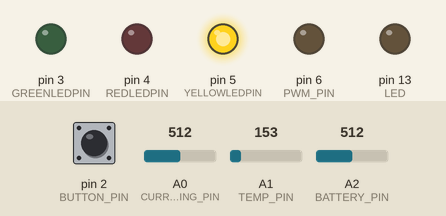
Recording of a sketch running on a simulated Arduino Uno, built with avr-gcc and run on an emulated ATmega328P. On the bench: output pins drawn as LEDs (lit = HIGH). The test bench sets the inputs (shaded band); at power-on: pin 2 (BUTTON_PIN) LOW, A1 (TEMP_PIN) = 153, A0 (CURRENT_SENSING_PIN) = 512, A2 (BATTERY_PIN) = 512. What the sketch prints to the serial monitor is not drawn. At 46.3 s the program stops and its outputs stay as they are.

Above: at 1.2 s.
1.3 s: pin 2 (BUTTON_PIN) pulled HIGH for 0.15 s
At 1.8 s:
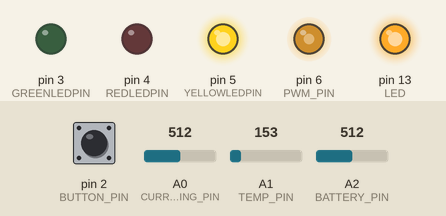
2.9 s: A1 (TEMP_PIN) set to 174
5.5 s: A1 (TEMP_PIN) set to 196
At 7.1 s:
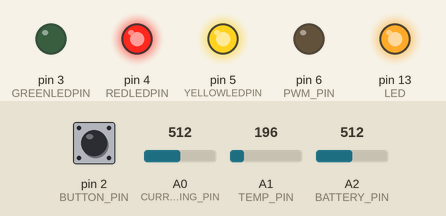
7.5 s: pin 2 (BUTTON_PIN) pulled HIGH for 1 s
At 8.9 s:
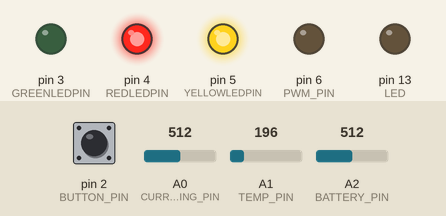
10.0 s: pin 2 (BUTTON_PIN) pulled HIGH for 0.15 s
At 10.8 s:
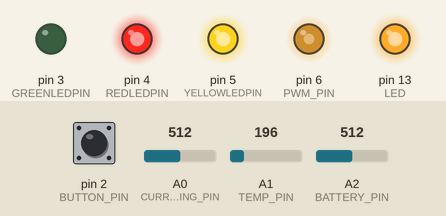
Timing chart, 0 to 47.5 s (numbered marks = the images above; inputs shaded):
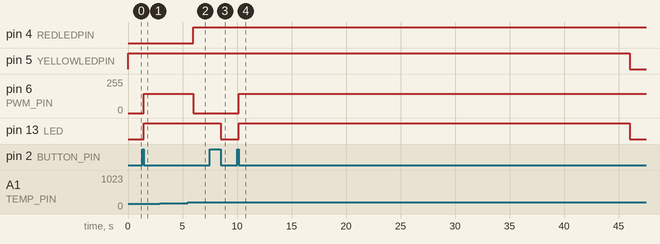

The sketch:

Arduino_BatteryCharger.ino
```cpp
/*
    Name:       Arduino_BatteryCharger.ino
*/

#include "BatteryCharger.h"

BatteryCharger batteryCharger;

void setup()
{
	batteryCharger.initialize();
}

void loop()
{
	batteryCharger.run();
}
```

BatteryCharger.cpp
```cpp
//
//
//

#include "BatteryCharger.h"

BatteryCharger::BatteryCharger()
	: timer(FREQUENCY), oscilloscope(BUTTON_PIN), stop(false), time(0), startTime(0), prevSampling_on(false)
{
	pinMode(REDLEDPIN, OUTPUT);
	pinMode(YELLOWLEDPIN, OUTPUT);
	pinMode(GREENLEDPIN, OUTPUT);
	pinMode(PWM_PIN, OUTPUT);
}

void BatteryCharger::initialize()
{
	digitalWrite(YELLOWLEDPIN, HIGH);
	digitalWrite(GREENLEDPIN, LOW);
	digitalWrite(REDLEDPIN, LOW);
	digitalWrite(PWM_PIN, LOW);
	oscilloscope.initializeSerial();
}

void BatteryCharger::run()
{
	oscilloscope.checkButton();

	if (oscilloscope.getSampling_on())
	{
		if (prevSampling_on != oscilloscope.getSampling_on())
		{ // First time since charger is started?
			// Set charge current
			analogWrite(PWM_PIN, int(round(CHARGE_CURRENT*R_CURRENT_SENSING / 5.0*255.0)));
			startTime = millis();
			prevSampling_on = oscilloscope.getSampling_on();
		}
		if (timer.fire())
		{
			int Current_Sensing_Voltage = analogRead(CURRENT_SENSING_PIN);
			int Battery_Voltage = analogRead(BATTERY_PIN);
			int Battery_Temperature = analogRead(TEMP_PIN);
			double Charge_Current = ((Current_Sensing_Voltage / 1023.0 * 5.0) / R_CURRENT_SENSING) + (Battery_Voltage / 1023.0 * 5.0) / BATTERY_VOLTAGE_DIVIDER_1;
			double batVoltage = SUPPLY_VOLTAGE - ((Battery_Voltage / 1023.0 * 5.0) / BATTERY_VOLTAGE_DIVIDER_1 * (BATTERY_VOLTAGE_DIVIDER_1 + BATTERY_VOLTAGE_DIVIDER_2));
			double batTemp = ((Battery_Temperature / 1023.0 * 5.0) - 0.5) * 100.0;

			if (!stop)
			{
				if (millis() - startTime > MAXTIME)
				{
					// Charge cycle completed
					analogWrite(PWM_PIN, 0);
					digitalWrite(GREENLEDPIN, HIGH);
					stop = true;
					time = millis();
				}
				else if (batTemp > MAXTEMP)
				{
					// Battery temperature too high
					analogWrite(PWM_PIN, 0);
					digitalWrite(REDLEDPIN, HIGH);
					stop = true;
					time = millis();
				}
			}

			oscilloscope.setSensorReading(0, int(round(CHARGE_CURRENT*R_CURRENT_SENSING / 5.0*255.0)));
			oscilloscope.setSensorReading(1, Current_Sensing_Voltage);
			oscilloscope.setSensorReading(2, Battery_Voltage);
			oscilloscope.setSensorReading(3, Battery_Temperature);
			oscilloscope.setTime();
			oscilloscope.sendData();
		}
	}
	else
	{
		analogWrite(PWM_PIN, 0);
		prevSampling_on = false;
	}

	if (stop && millis() - time > 40000)
	{
		// Stop monitoring battery after charge is completed
		digitalWrite(YELLOWLEDPIN, LOW);
		prevSampling_on = false;
		oscilloscope.checkButton(Button::longPressed);
		while (true)
		{
		}
	}
}
```

BatteryCharger.h
```cpp
// BatteryCharger.h

#ifndef BATTERYCHARGER_H
#define BATTERYCHARGER_H
#include "Arduino.h"
#include "Timer.h"
#include "Oscilloscope.h"

// Connections
#define CURRENT_SENSING_PIN A0
#define TEMP_PIN A1
#define BATTERY_PIN A2
#define BUTTON_PIN 2
#define PWM_PIN 6
#define GREENLEDPIN 3
#define REDLEDPIN 4
#define YELLOWLEDPIN 5

// Settings
#define MAXTEMP 40.0 // in graden Celsius
#define R_CURRENT_SENSING 6.8 // in Ohm
#define BATTERY_VOLTAGE_DIVIDER_1 21000.0
#define BATTERY_VOLTAGE_DIVIDER_2 98000.0
#define CHARGE_CURRENT 0.42 //in A
#define SUPPLY_VOLTAGE 24.0
#define MAXTIME 10800000 // in ms
#define FREQUENCY 2000 // frequency run method is called in ms

class BatteryCharger
{
private:
	Timer timer;
	Oscilloscope oscilloscope;
	bool stop;
	unsigned long time;
	unsigned long startTime;
	bool prevSampling_on;

 public:
	 BatteryCharger();
	 void initialize();

	 void run();
};

#endif
```

Button.cpp
```cpp
//
//
//

#include "Button.h"

Button::Button(int pin)
	: pin(pin), prevState(false), timePressed(0)
{
	pinMode(pin, INPUT);
}

Button::buttonResult Button::input()
{
	state = (digitalRead(pin) == HIGH);
	if (state == prevState)
	{
		if (state) { return unchangedPressed; }
		else { return unchangedNotPressed; }
	}
	else
	{
		prevState = state;
		if (state) {
			timePressed = millis();
			return changedPressed;
		}
		else {
			unsigned long timeReleased = millis();
			if (timeReleased - timePressed > TIMELONGPRESS) //long press?
			{
				return longPressed;
			}
			else if (timeReleased - timePressed > TIMESHORTPRESS) //short press?
			{
				return shortPressed;
			}
			else
			{
				return debounce;
			}
		}
	}
}
```

Button.h
```cpp
// Button.h

#ifndef BUTTON_H
#define BUTTON_H
#include "Arduino.h"

#define TIMESHORTPRESS 5 // in ms
#define TIMELONGPRESS 1000 // in ms

class Button
{
private:
	int pin;
	bool state;
	bool prevState;
	unsigned long timePressed;
public:
	enum buttonResult { unchangedPressed, unchangedNotPressed, changedPressed, shortPressed, longPressed, debounce, undefined };
	Button(int pin);

	buttonResult input();
};

#endif
```

Oscilloscope.cpp
```cpp
//
//
//

#include "Oscilloscope.h"

Oscilloscope::Oscilloscope(int _buttonPin)
	: sampling_on(false), timeOffSet(0), button(_buttonPin)
{
	pinMode(LED, OUTPUT);
	digitalWrite(LED, sampling_on);
}

void Oscilloscope::initializeSerial()
{
	Serial.begin(BAUDRATE);
}

void Oscilloscope::checkButton(Button::buttonResult bResult = Button::undefined)
{
	if (bResult == Button::undefined)
	{
		bResult = button.input();
	}

	switch (bResult) {
	case Button::longPressed:
	{//Stop Sampling and MATLAB script
		Serial.write(stop_message, 2);
		sampling_on = false;
		digitalWrite(LED, sampling_on);
	}
	break;
	case Button::shortPressed:
	{
		if (sampling_on)
		{ //Stop sampling
			Serial.write(pause_message, 2);
			sampling_on = false;
			digitalWrite(LED, sampling_on);
		}
		else
		{ //Start sampling
			timeOffSet = millis();
			Serial.write(start_message, 2);
			sampling_on = !sampling_on;
			digitalWrite(LED, sampling_on);
		}
	}
	break;
	}
}

void Oscilloscope::setTime()
{
	Time = millis(); //Time when sample was taken
	Time = Time - timeOffSet; //Remove time offset
}

void Oscilloscope::setSensorReading(int channel, int value)
{
	SensorReading[channel] = value;
}

void Oscilloscope::sendData()
{
	for (int i = 0; i < NCHANNELS; i++)
	{
		byte SensorReading_byte[2] = { SensorReading[i], SensorReading[i] >> 8 };
		Serial.write(SensorReading_byte, 2); //Send sensor value to pc
	}
	byte Time_byte[4] = { Time, Time >> 8, Time >> 16, Time >> 24 };
	Serial.write(Time_byte, 4); //Send time to pc
}

bool Oscilloscope::getSampling_on()
{
	return sampling_on;
}

void Oscilloscope::setTakeSample()
{
	this->takeSample = sampling_on;
}

bool Oscilloscope::getTakeSample()
{
	if (takeSample)
	{
		takeSample = false;
		return true;
	}
	else
	{
		return false;

	}
}
```

Oscilloscope.h
```cpp
// Oscilloscope.h

#ifndef OSCILLOSCOPE_H
#define OSCILLOSCOPE_H
#include "Arduino.h"
#include "Button.h"

#define NCHANNELS 4
#define BAUDRATE 115200
#define LED 13

class Oscilloscope
{
private:
	bool sampling_on;  //True when sampling is on
	bool takeSample;
	unsigned long Time;
	unsigned long timeOffSet; //Time offset (Time = millis() - timeOffset)
	Button button;
	int SensorReading[NCHANNELS];
	const byte stop_message[2] = { 255, 253 };
	const byte pause_message[2] = { 255, 254 };
	const byte start_message[2] = { 255, 255 };
public:
	Oscilloscope(int buttonPin);

	void initializeSerial();

	void checkButton(Button::buttonResult bResult = Button::undefined);

	void setTime();

	void setSensorReading(int channel, int value);

	void sendData();

	bool getSampling_on();

	void setTakeSample();

	bool getTakeSample();
};

#endif
```

Pid.cpp
```cpp
//
//
//

#include "Pid.h"

Pid::Pid(double Kp, double Kd, double Ki)
	: Kp(Kp), Kd(Kd), Ki(Ki), prevError(0.0), prevPidTerm(0.0), sumError(0.0)
{
}

int Pid::calcPidTerm(double setPoint, double curValue)
{
	if (setPoint <= 0.001)
	{
		reset();
		return 0;
	}
	else
	{
		double error = setPoint - curValue;
		if (abs(error) < 0.0015)
		{
			return int(round(prevPidTerm));
		}
		sumError = sumError + error;
		double pidTerm = (Kp * error) + (Kd * (error - prevError)) + (Ki * sumError);
		prevError = error;
		prevPidTerm = constrain(prevPidTerm + pidTerm, 0.0, 255.0);
		return int(round(prevPidTerm));
	}
}

void Pid::reset()
{
	prevPidTerm = 0.0;
	prevError = 0.0;
	sumError = 0.0;
}
```

Pid.h
```cpp
// Pid.h

#ifndef PID_H
#define PID_H
#include "Arduino.h"

class Pid
{
private:
	double Kp;
	double Kd;
	double Ki;
	double prevError;
	double prevPidTerm;
	double sumError;
public:
	Pid(double Kp, double Kd, double Ki);
	int calcPidTerm(double setPoint, double curValue);
	void reset();
};


#endif
```

Timer.cpp
```cpp
//
//
//

#include "Timer.h"

Timer::Timer(int frequency)
	: frequency(frequency)
{
	prevTime = millis();
}

bool Timer::fire()
{
	unsigned long curTime = millis();
	if (int(curTime - prevTime) >= frequency)
	{
		prevTime = curTime;
		return true;
	}
	else
	{
		return false;
	}
}

void Timer::setTimer()
{
	prevTime = millis();
}

void Timer::setTimer(int frequency)
{
	this->frequency = frequency;
	prevTime = millis();
}

Timer::~Timer()
{
}
```

Timer.h
```cpp
// Timer.h

#ifndef TIMER_H
#define TIMER_H
#include "Arduino.h"

class Timer
{
private:
	unsigned long prevTime;
	int frequency; // in ms


public:
	Timer(int frequency);
	bool fire();
	void setTimer();
	void setTimer(int frequency);
	~Timer();
};

#endif
```

Measured:
- the behaviour switches between 184 and 185 on A1 (TEMP_PIN) (found by bisection; images 1 and 2)
- after the input at 1.3 s, pin 6 (PWM_PIN): 0/255 → 146/255 after 0.15 s; pin 13 (LED): LOW → HIGH after 0.15 s
- after the input at 2.9 s, every drawn part: stays the same
- after the input at 5.5 s, pin 4 (REDLEDPIN): LOW → HIGH after 0.50 s; pin 6 (PWM_PIN): 146/255 → 0/255 after 0.50 s
- after the input at 7.5 s, pin 13 (LED): HIGH → LOW after 1.0 s
- after the input at 10.0 s, pin 6 (PWM_PIN): 0/255 → 146/255 after 0.15 s; pin 13 (LED): LOW → HIGH after 0.15 s, → LOW 35.9 s later
